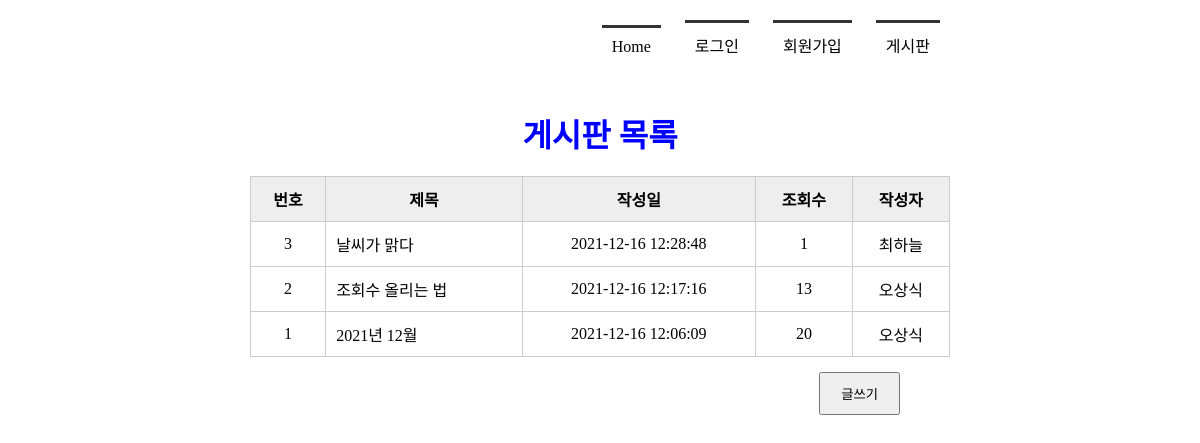
Screenshot of /board_list/ with the database file from the repository.
### tables this page shows
CREATE TABLE board(
            bno INTEGER PRIMARY KEY AUTOINCREMENT,
            title TEXT NOT NULL,
            content TEXT NOT NULL,
            create_date TIMESTAMP DATE DEFAULT (datetime('now', 'localtime')),
            hit INTEGER,
            mid CHAR(5) NOT NULL,
            FOREIGN KEY(mid) REFERENCES member(mid) ON DELETE CASCADE
        );

### app.py (the view)
@app.route('/board_list/')
def board_list():
    conn = getconn()
    cur = conn.cursor()
    sql = "SELECT * FROM board ORDER BY bno DESC"
    cur.execute(sql)
    rs = cur.fetchall()
    conn.close()
    return render_template('board_list.html', rs=rs)

### app.py (called while the page is built)
def getconn():
    conn = sqlite3.connect('./memberdb.db')
    return conn

### templates/board_list.html (shortened to what this page needs)
<!DOCTYPE html>
<html lang="ko">
<head>
    <link rel="stylesheet" href="{{ url_for('static', filename='css/style.css') }}">
</head>
<body>
    <div id="container">
        {% include 'nav_bar.html' %}
        <section>
            <h1>게시판 목록</h1>
            <table class="tbl_bo_list">
                <tr>
                    <th>번호</th><th>제목</th><th>작성일</th><th>조회수</th><th>작성자</th>
                </tr>
                {% for i in rs %}
                <tr>
                    <td>{{ i[0] }}</td>
                    <td><a href="{{ url_for('board_view', bno=i[0]) }}">{{ i[1] }}</a></td>
                    <td>{{ i[3] }}</td>
                    <td>{{ i[4] }}</td>
                    <td>{{ i[5] }}</td>
                </tr>
                {% endfor %}
            </table>
            <div class="btn_write">
                <input type="button" value="글쓰기" onclick="goWrite()">
            </div>
        </section>
    </div>
</body>
</html>

### static/css/style.css (style rules this page uses)
* { margin: 0; padding: 0; }
#container { width: 1000px; margin: 10px auto; }
section { text-align: center; }
section h1 { font-size: 2em; color: #00f; }
section table { width: 600px; margin: 0 auto; border-collapse: collapse; }
section h1 { margin-bottom: 20px; }
section table, th, td { border: 1px solid #ccc; padding: 10px }
section table th { background-color: #eee }
section table a { color: #000; }
section .tbl_bo_list { width: 700px; margin: 0 auto; }
section .tbl_bo_list tr td:nth-child(2) { text-align: left; }
section .tbl_bo_list a { text-decoration: none; color: #000 }
section .btn_write { text-align: right; margin: 15px 200px; }
section .btn_write input { padding: 10px 20px; }

### rows the page displays
board: bno "3", title "날씨가 맑다", create_date "2021-12-16 12:28:48", hit "1", mid "최하늘"
board: bno "2", title "조회수 올리는 법", create_date "2021-12-16 12:17:16", hit "13", mid "오상식"
board: bno "1", title "2021년 12월", create_date "2021-12-16 12:06:09", hit "20", mid "오상식"
